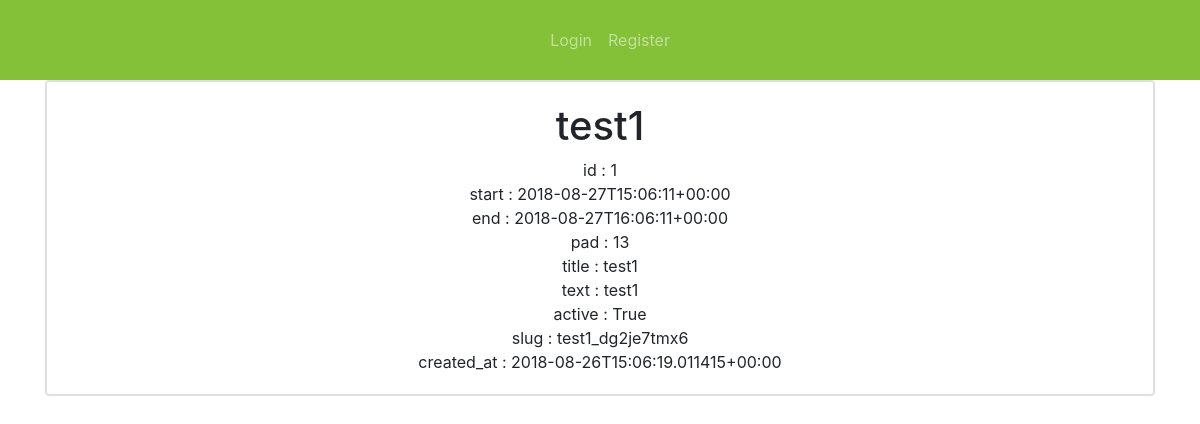
The page /events/test1_dg2je7tmx6/ on the database its author committed.
### events/models.py (models this page shows, shortened)
class Event(models.Model):
    start           = models.DateTimeField(default=default_start)
    end             = models.DateTimeField(default=default_end)
    pad             = models.ForeignKey('pads.Pad', on_delete=models.CASCADE)
    title           = models.CharField(max_length=200)
    text            = models.TextField()
    active          = models.BooleanField(default=True)
    slug            = models.SlugField(null=True, unique=True, editable=False)
    created_at      = models.DateTimeField(default=timezone.now)
    published_at    = models.DateTimeField(blank=True, null=True)
    def get_fields(self):
        return [(field.name, field.value_to_string(self)) for field in Event._meta.fields]

### events/views.py (the view)
# urls.py: url(r'^(?P<slug>[\w-]+)/$', EventDetailSlugView.as_view(), name='read'),
class EventDetailSlugView(DetailView):
    template_name = 'events/detail.html'
    def get_object(self, *args, **kwargs):
        request = self.request
        slug = self.kwargs.get('slug')
        try:
            instance = Event.objects.get(slug=slug, active=True)
        except Event.DoesNotExist:
            raise Http404('Event does not exist')
        except Event.MultipleObjectsReturned:
            qs = Event.objects.filter(slug=slug, active=True)
            instance = qs.first()
        except:
            raise Http404('Error in slug view')
        return instance

### events/templates/events/detail.html
{% extends "base.html" %}
{% block content %}
  <div class="card">
    <div class="card text-center">
      <div class="card-body">
        <h1>{{ object.title }}</h1>
        {% for name, value in object.get_fields %}
            {% if value %}
                {{ name }} : {{ value }}<br/>
            {% endif %}
        {% endfor %}
      </div>
    </div>
  </div>
{% endblock %}

### static_project/css/main.css (style rules this page uses)
body { padding-top: 80px; }

### rows shown on the page
Event: title "test1", get_fields "test1" "test1" "test1_dg2je7tmx6"

### other values the page prints
{{ name }} "id" "start" "end" "pad" "title" "text" "active" "slug" "created_at"
{{ value }} "1" "2018-08-27T15:06:11+00:00" "2018-08-27T16:06:11+00:00" "13" "True" "2018-08-26T15:06:19.011415+00:00"
